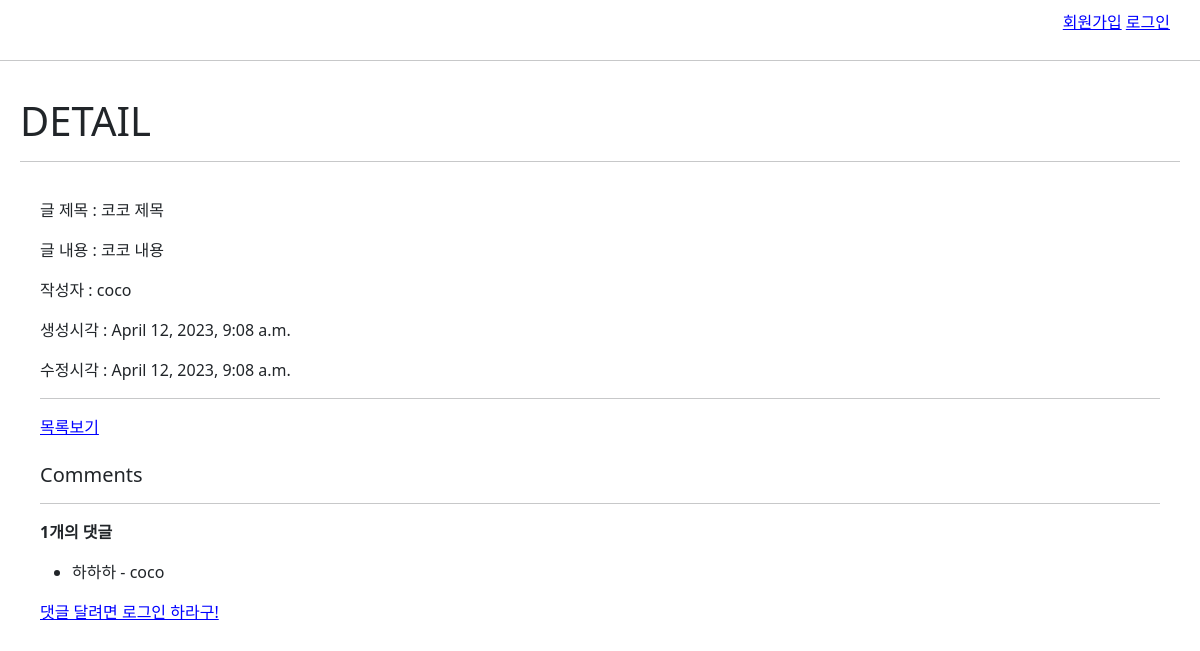
/articles/1/, run on an earlier commit of the app's database.
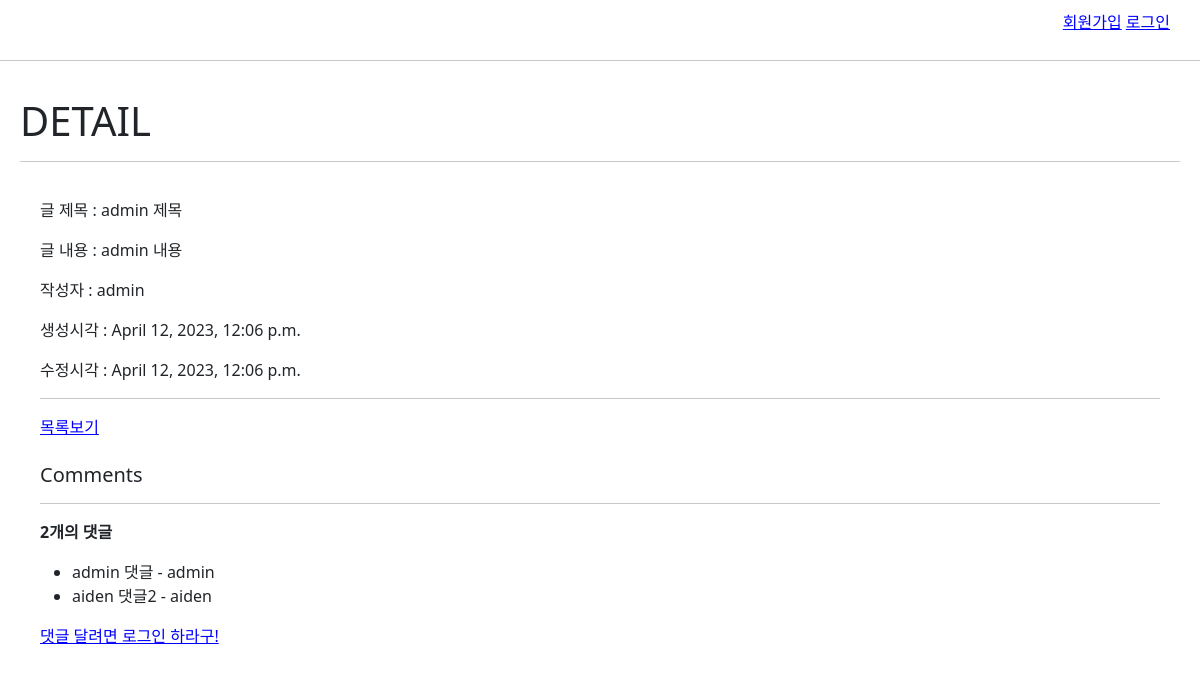
And on a later commit of the database.
### articles/models.py (models this page shows, shortened)
class Article(models.Model):
    user = models.ForeignKey(settings.AUTH_USER_MODEL, on_delete=models.CASCADE)
    like_users = models.ManyToManyField(settings.AUTH_USER_MODEL, related_name='like_articles')
    title = models.CharField(max_length=30)
    content = models.TextField()
    image = models.ImageField(blank=True, null=True)
    created_at = models.DateTimeField(auto_now_add=True)
    updated_at = models.DateTimeField(auto_now=True)

class Comment(models.Model):
    user = models.ForeignKey(settings.AUTH_USER_MODEL, on_delete=models.CASCADE)
    article = models.ForeignKey(Article, on_delete=models.CASCADE)
    content = models.CharField(max_length=200)
    created_at = models.DateTimeField(auto_now_add=True)
    updated_at = models.DateTimeField(auto_now=True)

### accounts/models.py (models this page shows)
class User(AbstractUser):
    followings = models.ManyToManyField('self', symmetrical=False, related_name='followers')

### articles/views.py (the view)
# urls.py: path('<int:pk>/', views.detail, name='detail'),
def detail(request, pk):
    article = Article.objects.get(pk=pk)
    comment_form = CommentForm()
    comments = article.comment_set.all()
    context = {
        'article': article,
        'comment_form': comment_form,
        'comments': comments,
    }
    return render(request, 'articles/detail.html', context)

### articles/templates/articles/detail.html (shortened to what this page needs)
{% extends 'base.html' %}
{% block content %}
  <h1>DETAIL</h1>
  <hr />
  <div id="article-content">
    <p>글 제목 : {{article.title}}</p>
    <p>글 내용 : {{article.content}}</p>
    <p>작성자 : {{article.user}}</p>
    <p>생성시각 : {{article.created_at}}</p>
    <p>수정시각 : {{article.updated_at}}</p>
    <hr>
    <a href="{% url 'articles:index' %}">목록보기</a>
    <br><br>
    <h5>Comments</h5>
    <hr>
    {% if comments %}
      <p><b>{{comments|length}}개의 댓글</b></p>
    {% endif %}
    <ul>
      {% for comment in comments %}
        <li>
          {{comment.content}} - {{comment.user}}
        </li>
      {% empty %}
        <li>댓글이 없습니다 :(</li>
      {% endfor %}
    </ul>
    {% if request.user.is_authenticated %}
      <form action="{% url 'articles:comments_create' article.pk %}" method="POST">
        {% csrf_token %}
        {{comment_form}}
        <input type="submit" value="저장">
      </form>
    {% else %}
      <a href="{% url 'accounts:login' %}">댓글 달려면 로그인 하라구!</a>
    {% endif %}
  </div>
{% endblock content %}

What changed in the data, as far as the page shows it:
removed Comment: content "하하하", user "coco"
changed Article: title "코코 제목" → "admin 제목"; content "코코 내용" → "admin 내용"; user "coco" → "admin"; created_at "April 12, 2023, 9:08 a.m." → "April 12, 2023, 12:06 p.m."; updated_at "April 12, 2023, 9:08 a.m." → "April 12, 2023, 12:06 p.m."
added Comment: content "admin 댓글", user "admin"
added Comment: content "aiden 댓글2", user "aiden"
Also different on the page:
{{ comments|length }}: "1" → "2"
